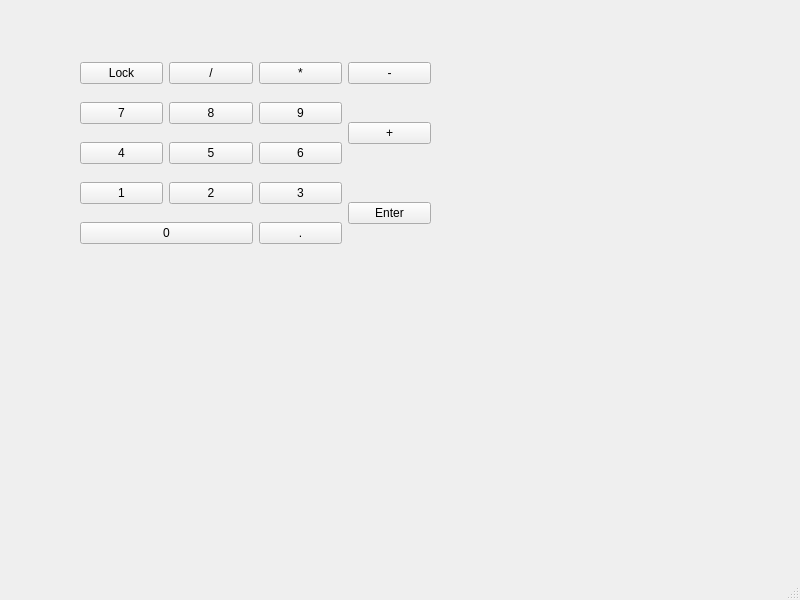
<?xml version="1.0" encoding="UTF-8"?>
<ui version="4.0">
 <class>MainWindow</class>
 <widget class="QMainWindow" name="MainWindow">
  <property name="geometry">
   <rect>
    <x>0</x>
    <y>0</y>
    <width>800</width>
    <height>600</height>
   </rect>
  </property>
  <property name="windowTitle">
   <string>MainWindow</string>
  </property>
  <widget class="QWidget" name="centralwidget">
   <widget class="QWidget" name="gridLayoutWidget">
    <property name="geometry">
     <rect>
      <x>80</x>
      <y>50</y>
      <width>351</width>
      <height>211</height>
     </rect>
    </property>
    <layout class="QGridLayout" name="gridLayout">
     <item row="1" column="0">
      <widget class="QPushButton" name="pushButton">
       <property name="text">
        <string>7</string>
       </property>
      </widget>
     </item>
     <item row="4" column="2">
      <widget class="QPushButton" name="pushButton_11">
       <property name="text">
        <string>.</string>
       </property>
      </widget>
     </item>
     <item row="3" column="0">
      <widget class="QPushButton" name="pushButton_7">
       <property name="text">
        <string>1</string>
       </property>
      </widget>
     </item>
     <item row="3" column="3" rowspan="2">
      <widget class="QPushButton" name="pushButton_13">
       <property name="text">
        <string>Enter</string>
       </property>
      </widget>
     </item>
     <item row="2" column="1">
      <widget class="QPushButton" name="pushButton_5">
       <property name="text">
        <string>5</string>
       </property>
      </widget>
     </item>
     <item row="1" column="2">
      <widget class="QPushButton" name="pushButton_3">
       <property name="text">
        <string>9</string>
       </property>
      </widget>
     </item>
     <item row="2" column="2">
      <widget class="QPushButton" name="pushButton_6">
       <property name="text">
        <string>6</string>
       </property>
      </widget>
     </item>
     <item row="1" column="3" rowspan="2">
      <widget class="QPushButton" name="pushButton_12">
       <property name="text">
        <string>+</string>
       </property>
      </widget>
     </item>
     <item row="3" column="1">
      <widget class="QPushButton" name="pushButton_8">
       <property name="text">
        <string>2</string>
       </property>
      </widget>
     </item>
     <item row="3" column="2">
      <widget class="QPushButton" name="pushButton_9">
       <property name="text">
        <string>3</string>
       </property>
      </widget>
     </item>
     <item row="4" column="0" colspan="2">
      <widget class="QPushButton" name="pushButton_10">
       <property name="text">
        <string>0</string>
       </property>
      </widget>
     </item>
     <item row="2" column="0">
      <widget class="QPushButton" name="pushButton_4">
       <property name="text">
        <string>4</string>
       </property>
      </widget>
     </item>
     <item row="1" column="1">
      <widget class="QPushButton" name="pushButton_2">
       <property name="text">
        <string>8</string>
       </property>
      </widget>
     </item>
     <item row="0" column="0">
      <widget class="QPushButton" name="pushButton_14">
       <property name="text">
        <string>Lock</string>
       </property>
      </widget>
     </item>
     <item row="0" column="1">
      <widget class="QPushButton" name="pushButton_15">
       <property name="text">
        <string>/</string>
       </property>
      </widget>
     </item>
     <item row="0" column="2">
      <widget class="QPushButton" name="pushButton_16">
       <property name="text">
        <string>*</string>
       </property>
      </widget>
     </item>
     <item row="0" column="3">
      <widget class="QPushButton" name="pushButton_17">
       <property name="text">
        <string>-</string>
       </property>
      </widget>
     </item>
    </layout>
   </widget>
  </widget>
  <widget class="QMenuBar" name="menubar">
   <property name="geometry">
    <rect>
     <x>0</x>
     <y>0</y>
     <width>800</width>
     <height>25</height>
    </rect>
   </property>
  </widget>
  <widget class="QStatusBar" name="statusbar"/>
 </widget>
 <resources/>
 <connections/>
</ui>
